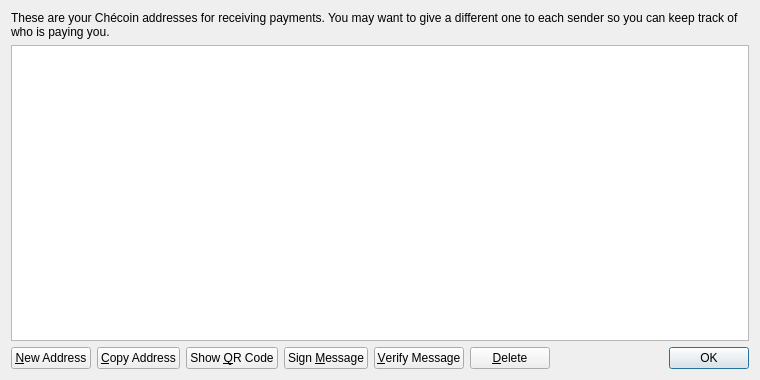
<?xml version="1.0" encoding="UTF-8"?>
<ui version="4.0">
 <class>AddressBookPage</class>
 <widget class="QWidget" name="AddressBookPage">
  <property name="geometry">
   <rect>
    <x>0</x>
    <y>0</y>
    <width>760</width>
    <height>380</height>
   </rect>
  </property>
  <property name="windowTitle">
   <string>Address Book</string>
  </property>
  <layout class="QVBoxLayout" name="verticalLayout">
   <item>
    <widget class="QLabel" name="labelExplanation">
     <property name="text">
      <string>These are your Chécoin addresses for receiving payments. You may want to give a different one to each sender so you can keep track of who is paying you.</string>
     </property>
     <property name="textFormat">
      <enum>Qt::PlainText</enum>
     </property>
     <property name="wordWrap">
      <bool>true</bool>
     </property>
    </widget>
   </item>
   <item>
    <widget class="QTableView" name="tableView">
     <property name="contextMenuPolicy">
      <enum>Qt::CustomContextMenu</enum>
     </property>
     <property name="toolTip">
      <string>Double-click to edit address or label</string>
     </property>
     <property name="tabKeyNavigation">
      <bool>false</bool>
     </property>
     <property name="alternatingRowColors">
      <bool>true</bool>
     </property>
     <property name="selectionMode">
      <enum>QAbstractItemView::SingleSelection</enum>
     </property>
     <property name="selectionBehavior">
      <enum>QAbstractItemView::SelectRows</enum>
     </property>
     <property name="sortingEnabled">
      <bool>true</bool>
     </property>
     <attribute name="verticalHeaderVisible">
      <bool>false</bool>
     </attribute>
    </widget>
   </item>
   <item>
    <layout class="QHBoxLayout" name="horizontalLayout">
     <item>
      <widget class="QPushButton" name="newAddressButton">
       <property name="toolTip">
        <string>Create a new address</string>
       </property>
       <property name="text">
        <string>&amp;New Address</string>
       </property>
       <property name="icon">
        <iconset resource="../bitcoin.qrc">
         <normaloff>:/icons/add</normaloff>:/icons/add</iconset>
       </property>
      </widget>
     </item>
     <item>
      <widget class="QPushButton" name="copyToClipboard">
       <property name="toolTip">
        <string>Copy the currently selected address to the system clipboard</string>
       </property>
       <property name="text">
        <string>&amp;Copy Address</string>
       </property>
       <property name="icon">
        <iconset resource="../bitcoin.qrc">
         <normaloff>:/icons/editcopy</normaloff>:/icons/editcopy</iconset>
       </property>
      </widget>
     </item>
     <item>
      <widget class="QPushButton" name="showQRCode">
       <property name="text">
        <string>Show &amp;QR Code</string>
       </property>
       <property name="icon">
        <iconset resource="../bitcoin.qrc">
         <normaloff>:/icons/qrcode</normaloff>:/icons/qrcode</iconset>
       </property>
      </widget>
     </item>
     <item>
      <widget class="QPushButton" name="signMessage">
       <property name="toolTip">
        <string>Sign a message to prove you own a Chécoin address</string>
       </property>
       <property name="text">
        <string>Sign &amp;Message</string>
       </property>
       <property name="icon">
        <iconset resource="../bitcoin.qrc">
         <normaloff>:/icons/edit</normaloff>:/icons/edit</iconset>
       </property>
      </widget>
     </item>
     <item>
      <widget class="QPushButton" name="verifyMessage">
       <property name="toolTip">
        <string>Verify a message to ensure it was signed with a specified Chécoin address</string>
       </property>
       <property name="text">
        <string>&amp;Verify Message</string>
       </property>
       <property name="icon">
        <iconset resource="../bitcoin.qrc">
         <normaloff>:/icons/transaction_0</normaloff>:/icons/transaction_0</iconset>
       </property>
      </widget>
     </item>
     <item>
      <widget class="QPushButton" name="deleteButton">
       <property name="toolTip">
        <string>Delete the currently selected address from the list</string>
       </property>
       <property name="text">
        <string>&amp;Delete</string>
       </property>
       <property name="icon">
        <iconset resource="../bitcoin.qrc">
         <normaloff>:/icons/remove</normaloff>:/icons/remove</iconset>
       </property>
      </widget>
     </item>
     <item>
      <spacer name="horizontalSpacer">
       <property name="orientation">
        <enum>Qt::Horizontal</enum>
       </property>
       <property name="sizeHint" stdset="0">
        <size>
         <width>40</width>
         <height>20</height>
        </size>
       </property>
      </spacer>
     </item>
     <item>
      <widget class="QDialogButtonBox" name="buttonBox">
       <property name="sizePolicy">
        <sizepolicy hsizetype="Maximum" vsizetype="Fixed">
         <horstretch>0</horstretch>
         <verstretch>0</verstretch>
        </sizepolicy>
       </property>
       <property name="standardButtons">
        <set>QDialogButtonBox::Ok</set>
       </property>
      </widget>
     </item>
    </layout>
   </item>
  </layout>
 </widget>
 <resources>
  <include location="../bitcoin.qrc"/>
 </resources>
 <connections/>
</ui>
